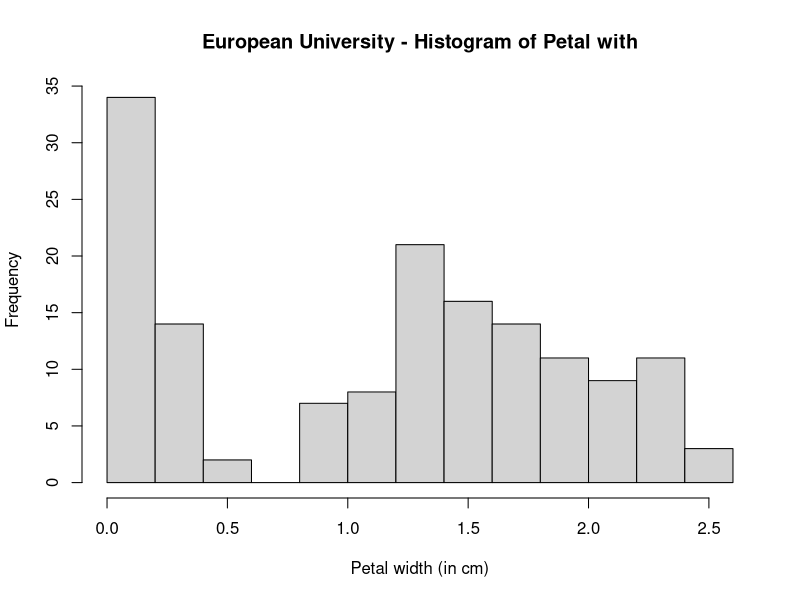

Recreate this plot in R.
library(datasets)
?iris
df<-iris 
head(df)
df
hist(df$Petal.Width,main =" European University - Histogram of Petal with ",
     xlab = "Petal width (in cm)")
rm(list = ls())
detach("package:datasets",unload = TRUE )
graphics.off()


